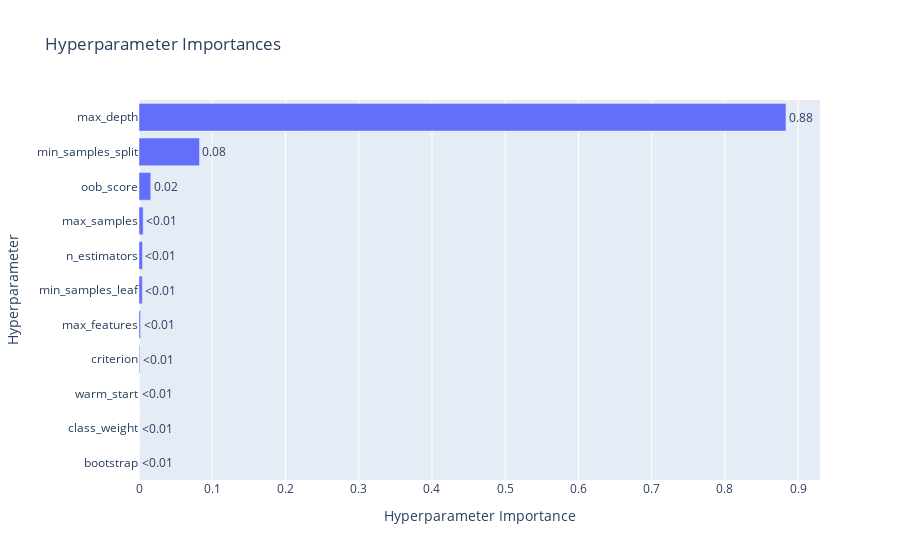

Notebook code for this chart:
### Code cell
vis.plot_param_importances(study)

### Figure 1 — Plotly figure (JSON) as saved in the notebook; plotly's stock layout.template omitted (floating-point values rounded to 4 significant figures)
{"data": [{"cliponaxis": false, "hovertemplate": ["bootstrap (CategoricalDistribution): 0.0<extra></extra>", "class_weight (CategoricalDistribution): 0.0<extra></extra>", "warm_start (CategoricalDistribution): 0.0<extra></extra>", "criterion (CategoricalDistribution): 0.0009824369917275906<extra></extra>", "max_features (CategoricalDistribution): 0.002115381556853516<extra></extra>", "min_samples_leaf (IntDistribution): 0.004517375580029487<extra></extra>", "n_estimators (IntDistribution): 0.004766878365638716<extra></extra>", "max_samples (FloatDistribution): 0.005700101194892902<extra></extra>", "oob_score (CategoricalDistribution): 0.01605618591770374<extra></extra>", "min_samples_split (IntDistribution): 0.08258297084880818<extra></extra>", "max_depth (IntDistribution): 0.883278669544346<extra></extra>"], "name": "Objective Value", "orientation": "h", "text": ["<0.01", "<0.01", "<0.01", "<0.01", "<0.01", "<0.01", "<0.01", "<0.01", "0.02", "0.08", "0.88"], "textposition": "outside", "type": "bar", "x": [0, 0, 0, 0.0009824, 0.002115, 0.004517, 0.004767, 0.0057, 0.01606, 0.08258, 0.8833], "y": ["bootstrap", "class_weight", "warm_start", "criterion", "max_features", "min_samples_leaf", "n_estimators", "max_samples", "oob_score", "min_samples_split", "max_depth"]}], "layout": {"title": {"text": "Hyperparameter Importances"}, "xaxis": {"title": {"text": "Hyperparameter Importance"}}, "yaxis": {"title": {"text": "Hyperparameter"}}}}
